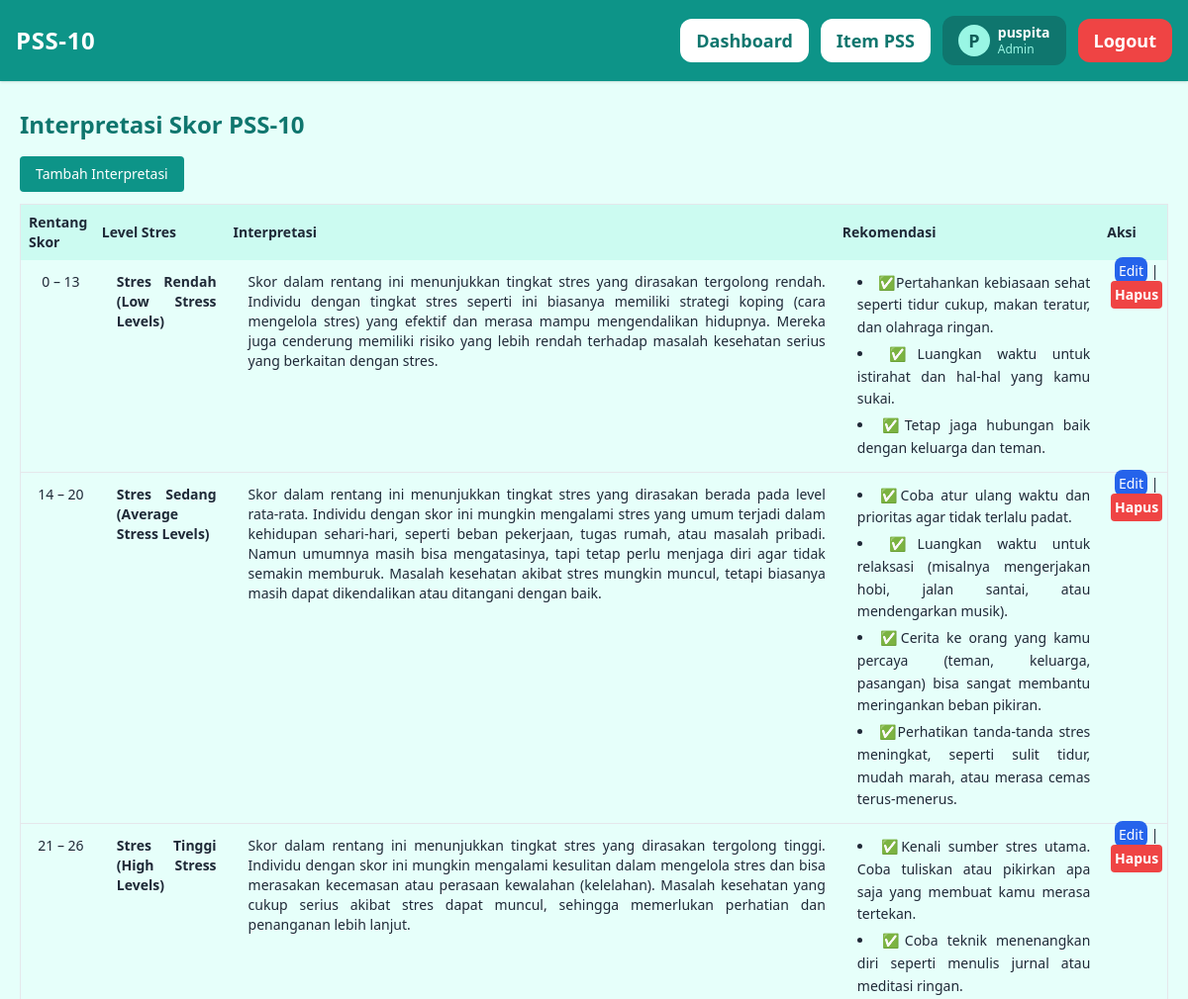
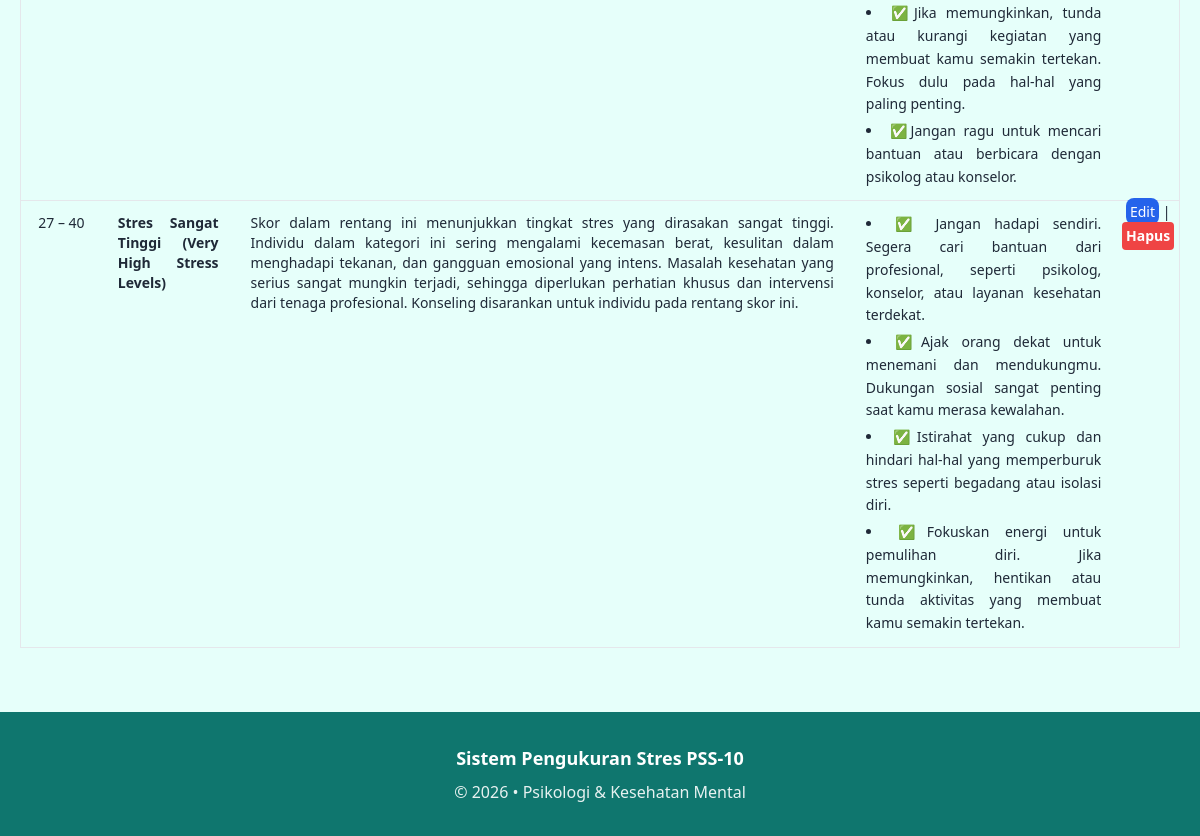
The page /admin/interpretasi/index.php (signed in) on the database its author committed (2 pictures, top to bottom).
### tables this page shows
CREATE TABLE `pss_interpretasi` (
  `id_interpretasi` int NOT NULL,
  `skor_total_min` tinyint NOT NULL,
  `skor_total_max` tinyint NOT NULL,
  `level_stress` varchar(50) NOT NULL,
  `interpretasi` text NOT NULL,
  `rekomendasi` text NOT NULL
);

### helpers/escape_helper.php (called while the page is built)
<?php
function e($string) {
    return htmlspecialchars($string, ENT_QUOTES, 'UTF-8');
}
 ?>

### admin/interpretasi/index.php (the view, shortened to what this page needs)
<?php
require '../../config/database.php';
require '../../includes/layout/header.php';
require '../../includes/layout/navbar.php';
$isAdmin = in_array($_SESSION['user']['role'], ['superadmin','admin']);
$data = $pdo->query(
    "SELECT * FROM pss_interpretasi ORDER BY skor_total_min ASC"
)->fetchAll();
?>
<br>
<div class="mb-4 text-sm" style="text-align: justify; padding-left: 20px; padding-right: 20px;">
<h1 class="text-2xl font-bold text-teal-700 mb-4">
Interpretasi Skor PSS-10
</h1>
<?php if ($isAdmin): ?>
<a href="add.php"
 class="bg-teal-600 text-white px-4 py-2 rounded inline-block mb-3">
  Tambah Interpretasi
</a>
<?php endif; ?>
<table class="w-full border text-sm">
<thead class="bg-teal-100">
<tr>
  <th class="p-2">Rentang Skor</th>
  <th>Level Stres</th>
  <th>Interpretasi</th>
  <th>Rekomendasi</th>
  <?php if ($isAdmin): ?>
    <th>Aksi</th>
  <?php endif; ?>
</tr>
</thead>
<tbody>
<?php foreach ($data as $d): ?>
<tr class="border-b align-top">
  <td class="p-2 text-center px-4 py-3 align-top">
    <?= $d['skor_total_min'] ?> – <?= $d['skor_total_max'] ?>
  </td>
  <td class="font-semibold px-4 py-3 align-top"><?= e($d['level_stress']) ?></td>
  <td class="px-4 py-3 align-top"><?= e($d['interpretasi']) ?></td>
  <td class="px-4 py-3 align-top">
    <ul class="list-disc list-inside text-justify leading-relaxed space-y-1">
        <?php foreach (explode("\n", e($d['rekomendasi'])) as $item): ?>
      <?php if (trim($item) !== ''): ?>
        <li><?= e(trim($item)) ?></li>
      <?php endif; ?>
    <?php endforeach; ?>
    </ul>
  </td>
  <?php if ($isAdmin): ?>
    <td class="text-center">
      <a href="edit.php?id=<?= $d['id_interpretasi'] ?>"
         class="px-1 py-1 text-sm font-medium text-white bg-blue-600 rounded-lg hover:bg-blue-700 focus:outline-none focus:ring-2 focus:ring-blue-500 focus:ring-offset-2 ">Edit</a>
      |
      <form action="delete.php" method="POST" class="inline">
        <button onclick="return confirm('Hapus interpretasi?')"
          class="bg-red-500 hover:bg-red-700 text-white font-bold py-1 px-1 rounded">Hapus</button>
      </form>
    </td>
  <?php endif; ?>
</tr>
<?php endforeach; ?>
</tbody>
</table>
</div>
<?php require '../../includes/layout/footer.php'; ?>

### rows shown on the page
pss_interpretasi: skor_total_min "0", skor_total_max "13", level_stress "Stres Rendah (Low Stress Levels)", interpretasi "Skor dalam rentang ini menunjukkan tingkat stres yang dirasakan tergolong rendah. Individu dengan tingkat stres seperti ini biasanya memiliki strategi koping (cara mengelola stres) yang efektif dan merasa mampu mengendalikan hidupnya. Mereka juga cenderung memiliki risiko yang lebih rendah terhadap masalah kesehatan serius yang berkaitan dengan stres.", rekomendasi "✅Pertahankan kebiasaan sehat seperti tidur cukup, makan teratur, dan olahraga ringan.", rekomendasi "✅Luangkan waktu untuk istirahat dan hal-hal yang kamu sukai.", rekomendasi "✅Tetap jaga hubungan baik dengan keluarga dan teman."
pss_interpretasi: skor_total_min "14", skor_total_max "20", level_stress "Stres Sedang (Average Stress Levels)", interpretasi "Skor dalam rentang ini menunjukkan tingkat stres yang dirasakan berada pada level rata-rata. Individu dengan skor ini mungkin mengalami stres yang umum terjadi dalam kehidupan sehari-hari, seperti beban pekerjaan, tugas rumah, atau masalah pribadi. Namun umumnya masih bisa mengatasinya, tapi tetap perlu menjaga diri agar tidak semakin memburuk. Masalah kesehatan akibat stres mungkin muncul, tetapi biasanya masih dapat dikendalikan atau ditangani dengan baik.", rekomendasi "✅Coba atur ulang waktu dan prioritas agar tidak terlalu padat.", rekomendasi "✅Luangkan waktu untuk relaksasi (misalnya mengerjakan hobi, jalan santai, atau mendengarkan musik).", rekomendasi "✅Cerita ke orang yang kamu percaya (teman, keluarga, pasangan) bisa sangat membantu meringankan beban pikiran.", rekomendasi "✅Perhatikan tanda-tanda stres meningkat, seperti sulit tidur, mudah marah, atau merasa cemas terus-menerus."
pss_interpretasi: skor_total_min "21", skor_total_max "26", level_stress "Stres Tinggi (High Stress Levels)", interpretasi "Skor dalam rentang ini menunjukkan tingkat stres yang dirasakan tergolong tinggi. Individu dengan skor ini mungkin mengalami kesulitan dalam mengelola stres dan bisa merasakan kecemasan atau perasaan kewalahan (kelelahan). Masalah kesehatan yang cukup serius akibat stres dapat muncul, sehingga memerlukan perhatian dan penanganan lebih lanjut.", rekomendasi "✅Kenali sumber stres utama. Coba tuliskan atau pikirkan apa saja yang membuat kamu merasa tertekan.", rekomendasi "✅Coba teknik menenangkan diri seperti menulis jurnal atau meditasi ringan.", rekomendasi "✅Jika memungkinkan, tunda atau kurangi kegiatan yang membuat kamu semakin tertekan. Fokus dulu pada hal-hal yang paling penting.", rekomendasi "✅Jangan ragu untuk mencari bantuan atau berbicara dengan psikolog atau konselor."
pss_interpretasi: skor_total_min "27", skor_total_max "40", level_stress "Stres Sangat Tinggi (Very High Stress Levels)", interpretasi "Skor dalam rentang ini menunjukkan tingkat stres yang dirasakan sangat tinggi. Individu dalam kategori ini sering mengalami kecemasan berat, kesulitan dalam menghadapi tekanan, dan gangguan emosional yang intens. Masalah kesehatan yang serius sangat mungkin terjadi, sehingga diperlukan perhatian khusus dan intervensi dari tenaga profesional. Konseling disarankan untuk individu pada rentang skor ini.", rekomendasi "✅ Jangan hadapi sendiri. Segera cari bantuan dari profesional, seperti psikolog, konselor, atau layanan kesehatan terdekat.", rekomendasi "✅Ajak orang dekat untuk menemani dan mendukungmu. Dukungan sosial sangat penting saat kamu merasa kewalahan.", rekomendasi "✅Istirahat yang cukup dan hindari hal-hal yang memperburuk stres seperti begadang atau isolasi diri.", rekomendasi "✅Fokuskan energi untuk pemulihan diri. Jika memungkinkan, hentikan atau tunda aktivitas yang membuat kamu semakin tertekan."

### other values the page prints
substr($user['nama'],0,1) "P"
$user['nama'] "puspita"
$role "Admin"
